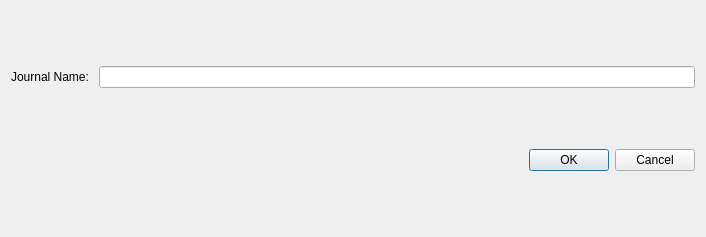
<?xml version="1.0" encoding="UTF-8"?>
<ui version="4.0">
 <class>EditJournal</class>
 <widget class="QDialog" name="EditJournal">
  <property name="geometry">
   <rect>
    <x>0</x>
    <y>0</y>
    <width>706</width>
    <height>237</height>
   </rect>
  </property>
  <property name="windowTitle">
   <string>Dialog</string>
  </property>
  <layout class="QGridLayout" name="gridLayout">
   <item row="0" column="0">
    <widget class="QLabel" name="label">
     <property name="text">
      <string>Journal Name: </string>
     </property>
    </widget>
   </item>
   <item row="0" column="1">
    <widget class="QLineEdit" name="lineEdit"/>
   </item>
   <item row="1" column="0" colspan="2">
    <widget class="QDialogButtonBox" name="buttonBox">
     <property name="orientation">
      <enum>Qt::Horizontal</enum>
     </property>
     <property name="standardButtons">
      <set>QDialogButtonBox::Cancel|QDialogButtonBox::Ok</set>
     </property>
    </widget>
   </item>
  </layout>
 </widget>
 <resources/>
 <connections>
  <connection>
   <sender>buttonBox</sender>
   <signal>accepted()</signal>
   <receiver>EditJournal</receiver>
   <slot>accept()</slot>
   <hints>
    <hint type="sourcelabel">
     <x>247</x>
     <y>164</y>
    </hint>
    <hint type="destinationlabel">
     <x>157</x>
     <y>212</y>
    </hint>
   </hints>
  </connection>
  <connection>
   <sender>buttonBox</sender>
   <signal>rejected()</signal>
   <receiver>EditJournal</receiver>
   <slot>reject()</slot>
   <hints>
    <hint type="sourcelabel">
     <x>315</x>
     <y>164</y>
    </hint>
    <hint type="destinationlabel">
     <x>286</x>
     <y>212</y>
    </hint>
   </hints>
  </connection>
 </connections>
</ui>
